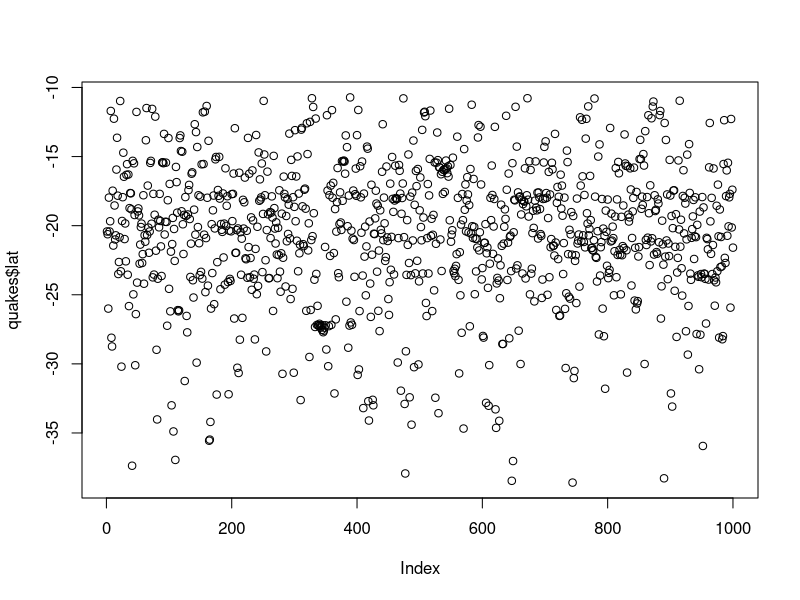
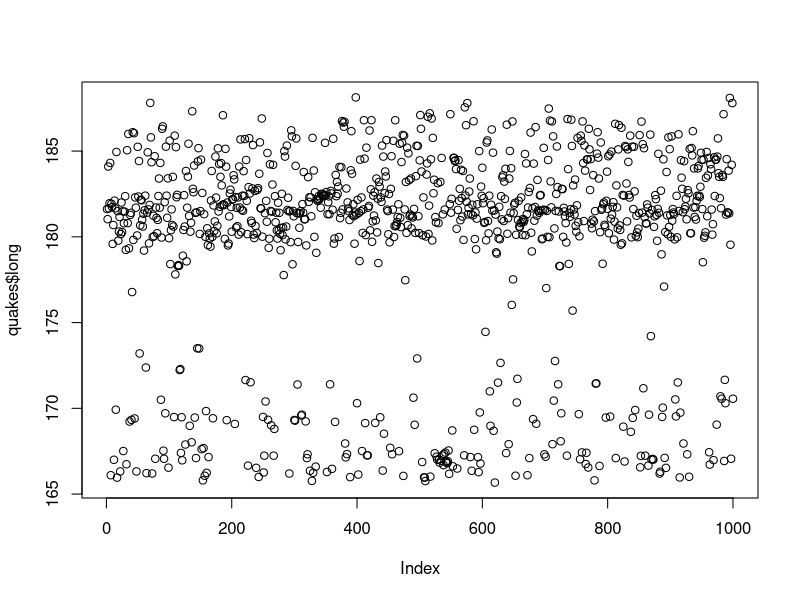
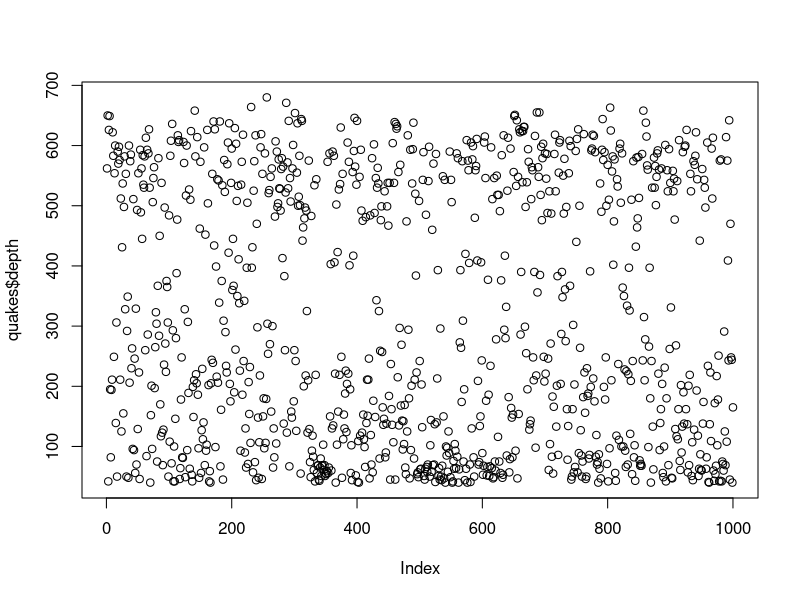
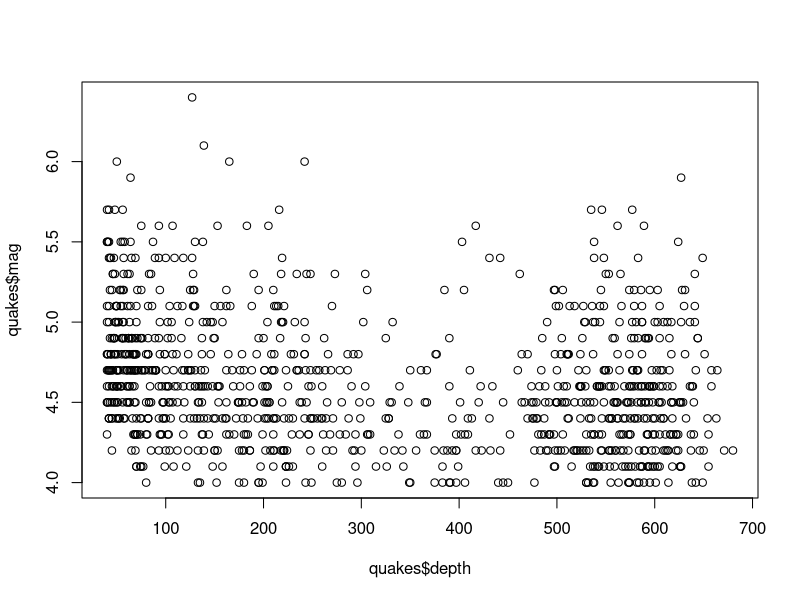
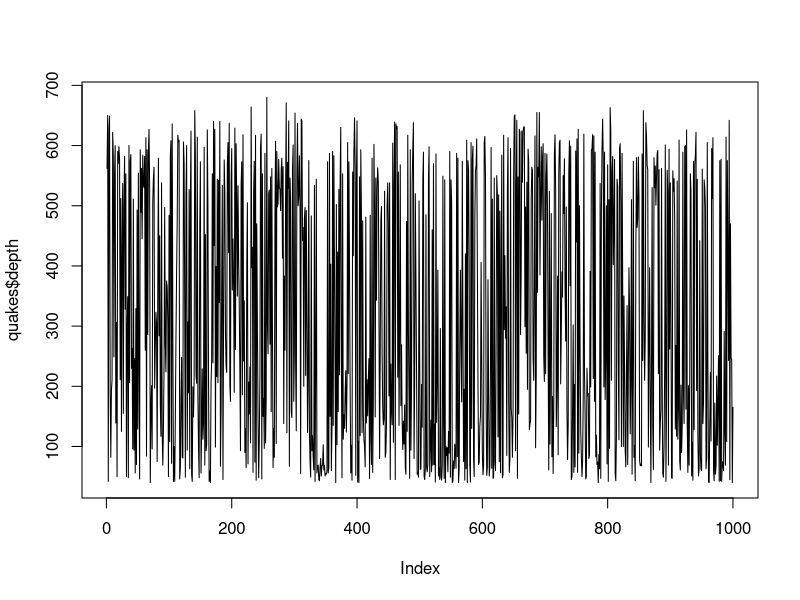
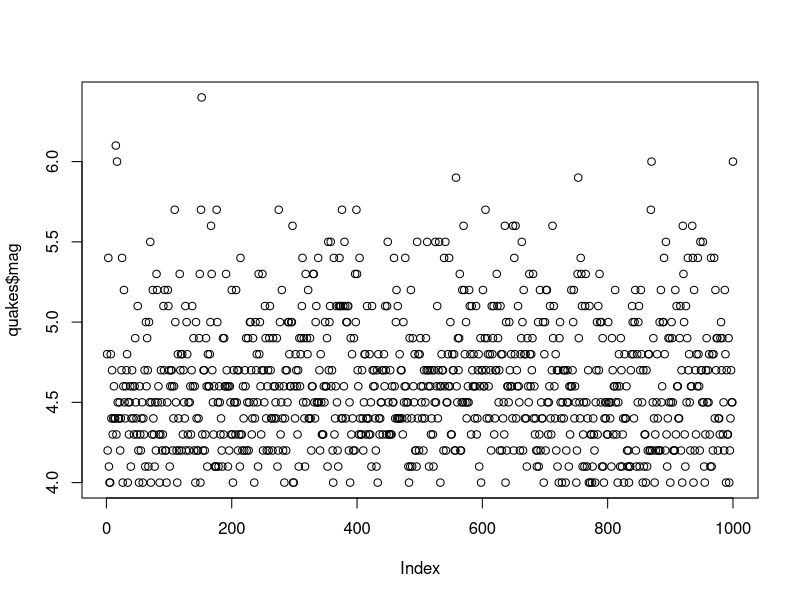
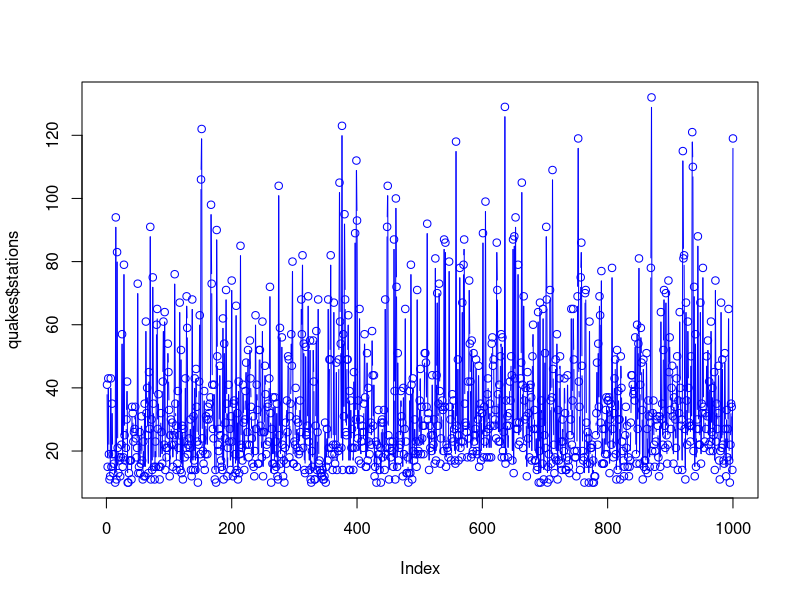
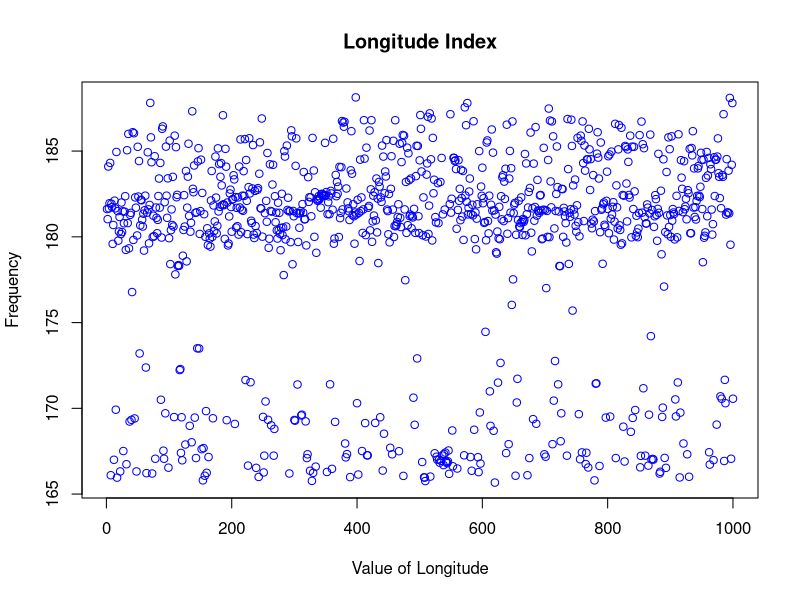

Recreate these plots in R, in order.
library(datasets)
data("quakes")

quakes<-datasets::quakes


head(quakes)
tail(quakes)

summary(quakes[,c(3:5)])

plot(quakes$lat)
plot(quakes$long)
plot(quakes$depth)
plot(quakes$depth,quakes$mag)

plot(quakes$depth,type = "l")
plot(quakes$mag,type = "p")
plot(quakes$stations,type = "b",col='blue')

plot(quakes$long,xlab = 'Value of Longitude',ylab = 'Frequency',main = 'Longitude Index',col='blue')


barplot(quakes$depth,xlab = 'ABC',ylab = 'XYZ',main = 'Title',horiz = F,col='red')


hist(quakes$lat)
hist(quakes$mag)
hist(quakes$stations)

hist(quakes$mag,xlab = 'Magnitude',ylab='Frequency',main = "Title of Mag",col = 'blue')


boxplot(quakes$lat)
boxplot(quakes$depth)


par(mfrow=c(3,3),mar=c(2,5,2,1),las=0,bty='n')
plot(quakes$lat)
plot(quakes$long)
plot(quakes$depth)
plot(quakes$mag,type = 'l')
plot(quakes$stations,type = 'b')
barplot(quakes$stations,xlab = 'ABS',ylab = "XYZ",main = 'Title')
hist(quakes$long)
hist(quakes$depth)
boxplot(quakes[,c(3,5)])


#Descriptive statistics measues of Variations
quakes[is.na(quakes)] <- 0


var(quakes$stations)
sqrt(var(quakes$stations))

var(quakes$depth)
var(quakes$mag)
var(quakes$long)

sqrt(var(quakes$depth))
sqrt(var(quakes$mag))
sqrt(var(quakes$long))




